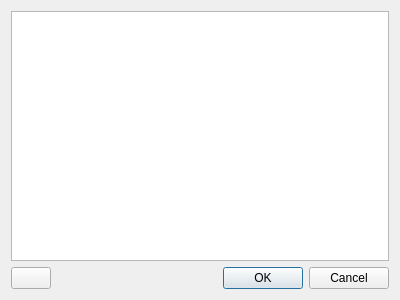
<?xml version="1.0" encoding="UTF-8"?>
<ui version="4.0">
 <class>StatementHistoryDialog</class>
 <widget class="QDialog" name="StatementHistoryDialog">
  <property name="geometry">
   <rect>
    <x>0</x>
    <y>0</y>
    <width>400</width>
    <height>300</height>
   </rect>
  </property>
  <property name="windowTitle">
   <string>История реплики</string>
  </property>
  <layout class="QVBoxLayout" name="verticalLayout">
   <item>
    <widget class="QListView" name="lvStatements">
     <property name="editTriggers">
      <set>QAbstractItemView::NoEditTriggers</set>
     </property>
    </widget>
   </item>
   <item>
    <layout class="QHBoxLayout" name="horizontalLayout">
     <item>
      <widget class="QPushButton" name="btnDeleteHistory">
       <property name="toolTip">
        <string>Удалить историю реплики</string>
       </property>
       <property name="text">
        <string/>
       </property>
       <property name="icon">
        <iconset resource="../icons.qrc">
         <normaloff>:/images/icons/edit-delete.png</normaloff>:/images/icons/edit-delete.png</iconset>
       </property>
       <property name="iconSize">
        <size>
         <width>32</width>
         <height>32</height>
        </size>
       </property>
      </widget>
     </item>
     <item>
      <spacer name="horizontalSpacer">
       <property name="orientation">
        <enum>Qt::Horizontal</enum>
       </property>
       <property name="sizeHint" stdset="0">
        <size>
         <width>40</width>
         <height>20</height>
        </size>
       </property>
      </spacer>
     </item>
     <item>
      <widget class="QDialogButtonBox" name="buttonBox">
       <property name="sizePolicy">
        <sizepolicy hsizetype="Expanding" vsizetype="Fixed">
         <horstretch>0</horstretch>
         <verstretch>0</verstretch>
        </sizepolicy>
       </property>
       <property name="orientation">
        <enum>Qt::Horizontal</enum>
       </property>
       <property name="standardButtons">
        <set>QDialogButtonBox::Cancel|QDialogButtonBox::Ok</set>
       </property>
      </widget>
     </item>
    </layout>
   </item>
  </layout>
 </widget>
 <resources>
  <include location="../icons.qrc"/>
 </resources>
 <connections>
  <connection>
   <sender>buttonBox</sender>
   <signal>accepted()</signal>
   <receiver>StatementHistoryDialog</receiver>
   <slot>accept()</slot>
   <hints>
    <hint type="sourcelabel">
     <x>248</x>
     <y>254</y>
    </hint>
    <hint type="destinationlabel">
     <x>157</x>
     <y>274</y>
    </hint>
   </hints>
  </connection>
  <connection>
   <sender>buttonBox</sender>
   <signal>rejected()</signal>
   <receiver>StatementHistoryDialog</receiver>
   <slot>reject()</slot>
   <hints>
    <hint type="sourcelabel">
     <x>316</x>
     <y>260</y>
    </hint>
    <hint type="destinationlabel">
     <x>286</x>
     <y>274</y>
    </hint>
   </hints>
  </connection>
 </connections>
</ui>
